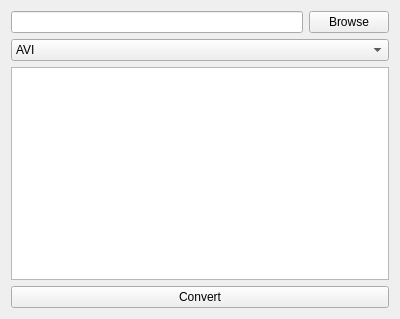
<?xml version="1.0" encoding="UTF-8"?>
<ui version="4.0">
 <class>MainWindow</class>
 <widget class="QMainWindow" name="MainWindow">
  <property name="geometry">
   <rect>
    <x>0</x>
    <y>0</y>
    <width>400</width>
    <height>319</height>
   </rect>
  </property>
  <property name="windowTitle">
   <string>MainWindow</string>
  </property>
  <widget class="QWidget" name="centralWidget">
   <layout class="QVBoxLayout" name="verticalLayout">
    <item>
     <layout class="QVBoxLayout" name="verticalLayout_3">
      <item>
       <layout class="QHBoxLayout" name="horizontalLayout">
        <item>
         <widget class="QLineEdit" name="filePath"/>
        </item>
        <item>
         <widget class="QPushButton" name="browseButton">
          <property name="text">
           <string>Browse</string>
          </property>
         </widget>
        </item>
       </layout>
      </item>
      <item>
       <widget class="QComboBox" name="fileFormat">
        <item>
         <property name="text">
          <string>AVI</string>
         </property>
        </item>
        <item>
         <property name="text">
          <string>MP4</string>
         </property>
        </item>
        <item>
         <property name="text">
          <string>MOV</string>
         </property>
        </item>
       </widget>
      </item>
      <item>
       <widget class="QTextEdit" name="outputDisplay"/>
      </item>
      <item>
       <widget class="QPushButton" name="convertButton">
        <property name="text">
         <string>Convert</string>
        </property>
       </widget>
      </item>
     </layout>
    </item>
   </layout>
  </widget>
 </widget>
 <layoutdefault spacing="6" margin="11"/>
 <resources/>
 <connections/>
</ui>
